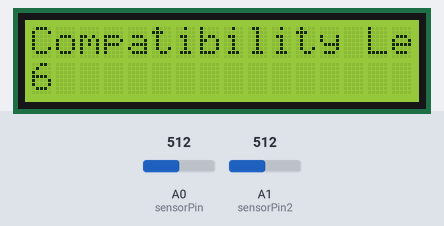
The sketch below on a simulated Arduino Uno, built with avr-gcc and run on an emulated ATmega328P. On the bench: 16×2 character LCD. The inputs (shaded band) are chosen by the test bench; at power-on: A0 (sensorPin) = 512, A1 (sensorPin2) = 512. What the sketch prints to the serial monitor is not drawn.

Above: at 1.2 s.
1.3 s: A0 (sensorPin) set to 188
6.6 s: A0 (sensorPin) set to 166
At 9.2 s:
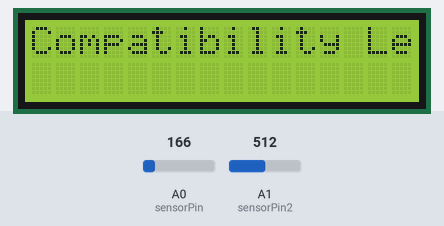
16.4 s: A1 (sensorPin2) set to 122
26.2 s: A0 (sensorPin) set to 151
36.0 s: A0 (sensorPin) set to 128
At 37.3 s:
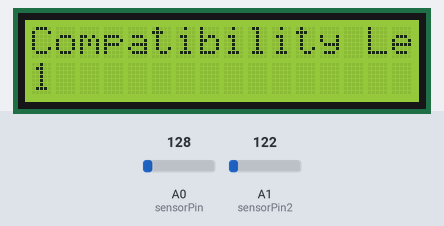
41.3 s: A1 (sensorPin2) set to 137
46.6 s: A1 (sensorPin2) set to 158
At 50.3 s:
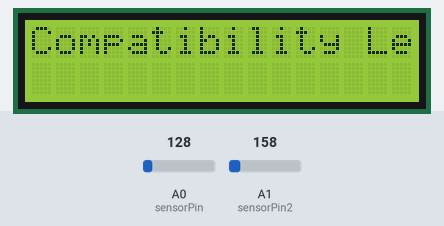

The sketch:

crystalBallLoveometer.ino
```cpp
//header
//define constants and variables
const int sensorPin = A0;
const int sensorPin2 = A1;
const float baselineTemp = 20.0; //20 degrees celsius, or room temperature

#include <LiquidCrystal.h>
LiquidCrystal lcd(12,11,5,4,3,2);

const int switchPin = 6;
int switchState = 0;
int prevSwitchState = 0;
int reply;

void scrollLeft(int spaces) {
  delay(2000);
  for (int i =0; i < spaces; i++) {
    lcd.scrollDisplayLeft();
    delay(150);
  }
}

//setup
void setup(){
  Serial.begin(9600); //open a serial port

  for (int pinNumber = 2; pinNumber < 7; pinNumber++){
    pinMode(pinNumber, OUTPUT);
    digitalWrite(pinNumber, LOW);
  }

  pinMode(switchPin, INPUT);
  lcd.begin(16, 2); lcd.print("Test your ");
  lcd.setCursor(0, 1);
  lcd.print("compatibility level!");
}

//loop
void loop(){
  lcd.clear(); lcd.setCursor(0, 0);
  lcd.print("Compatibility Level: ");
  lcd.setCursor(0,1 );

  int sensorVal = analogRead(sensorPin);
  Serial.print("Sensor Value: ");
  Serial.print(sensorVal);

  int sensorVal2 = analogRead(sensorPin2);
  Serial.print("Sensor Value: ");
  Serial.print(sensorVal2);

  //convert the ADC reading to voltage
  float voltage = (sensorVal/1024.0)*5.0;
  //print new value to serial monitor
  Serial.print(", Volts: ");
  Serial.print(voltage);
  //convert the voltage to temperature in degrees
  float temperature = (voltage - .5)*100;
  Serial.print(", degrees C; ");
  Serial.println(temperature);

  //convert the ADC reading to voltage
  float voltage2 = (sensorVal2/1024.0)*5.0;
  //print new value to serial monitor
  Serial.print(", Volts: ");
  Serial.print(voltage2);
  //convert the voltage to temperature in degrees
  float temperature2 = (voltage2 - .5)*100;
  Serial.print(", degrees C; ");
  Serial.println(temperature2);

  if(temperature < baselineTemp && temperature2 < baselineTemp){ //temperature is below baseline
    lcd.print("1"); scrollLeft(15);
  } else if(temperature >= baselineTemp+2 && temperature < baselineTemp+6 && temperature2 >= baselineTemp+2 && temperature2 < baselineTemp+6){  //low temperature
    lcd.print("2"); scrollLeft(15);
  } else if(temperature >= baselineTemp+6 && temperature < baselineTemp+10 && temperature2 >= baselineTemp+6 && temperature2 < baselineTemp+10){ //medium temperature
    lcd.print("3"); scrollLeft(15);
  } else if(temperature >= baselineTemp+10 && temperature < baselineTemp+14 && temperature2 >= baselineTemp+10 && temperature2 < baselineTemp+14){
    lcd.print("4"); scrollLeft(15);
  } else if(temperature >= baselineTemp+14 && temperature < baselineTemp+18 && temperature2 >= baselineTemp+14 && temperature2 < baselineTemp+18){
    lcd.print("5"); scrollLeft(15);
  } else if(temperature >= baselineTemp+18 && temperature2 >= baselineTemp+18){
    lcd.print("6"); scrollLeft(15);
  }
  delay(1);
}
```

Measured:
- after the input at 16.4 s, every drawn part: stays the same
- after the input at 26.2 s, every drawn part: stays the same
- after the input at 36.0 s, the display: changes after 0.14 s (image 2)
- what the display in image 2 shows lasts 2.0 s, from 36.1 s to 38.1 s
